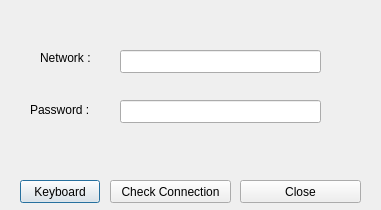
<?xml version="1.0" encoding="UTF-8"?>
<ui version="4.0">
 <class>wirelesslog</class>
 <widget class="QDialog" name="wirelesslog">
  <property name="geometry">
   <rect>
    <x>0</x>
    <y>0</y>
    <width>381</width>
    <height>210</height>
   </rect>
  </property>
  <property name="windowTitle">
   <string>Wireless</string>
  </property>
  <widget class="QPushButton" name="keyboard">
   <property name="geometry">
    <rect>
     <x>20</x>
     <y>180</y>
     <width>80</width>
     <height>23</height>
    </rect>
   </property>
   <property name="text">
    <string>Keyboard</string>
   </property>
  </widget>
  <widget class="QLabel" name="label">
   <property name="geometry">
    <rect>
     <x>40</x>
     <y>50</y>
     <width>59</width>
     <height>15</height>
    </rect>
   </property>
   <property name="text">
    <string>Network :</string>
   </property>
  </widget>
  <widget class="QLabel" name="label_2">
   <property name="geometry">
    <rect>
     <x>30</x>
     <y>100</y>
     <width>71</width>
     <height>20</height>
    </rect>
   </property>
   <property name="text">
    <string>Password :</string>
   </property>
  </widget>
  <widget class="QLineEdit" name="network_name">
   <property name="geometry">
    <rect>
     <x>120</x>
     <y>50</y>
     <width>201</width>
     <height>23</height>
    </rect>
   </property>
  </widget>
  <widget class="QLineEdit" name="network_password">
   <property name="geometry">
    <rect>
     <x>120</x>
     <y>100</y>
     <width>201</width>
     <height>23</height>
    </rect>
   </property>
  </widget>
  <widget class="QPushButton" name="keyboard_2">
   <property name="geometry">
    <rect>
     <x>110</x>
     <y>180</y>
     <width>121</width>
     <height>23</height>
    </rect>
   </property>
   <property name="text">
    <string>Check Connection</string>
   </property>
  </widget>
  <widget class="QPushButton" name="keyboard_3">
   <property name="geometry">
    <rect>
     <x>240</x>
     <y>180</y>
     <width>121</width>
     <height>23</height>
    </rect>
   </property>
   <property name="text">
    <string>Close</string>
   </property>
  </widget>
 </widget>
 <resources/>
 <connections/>
</ui>
